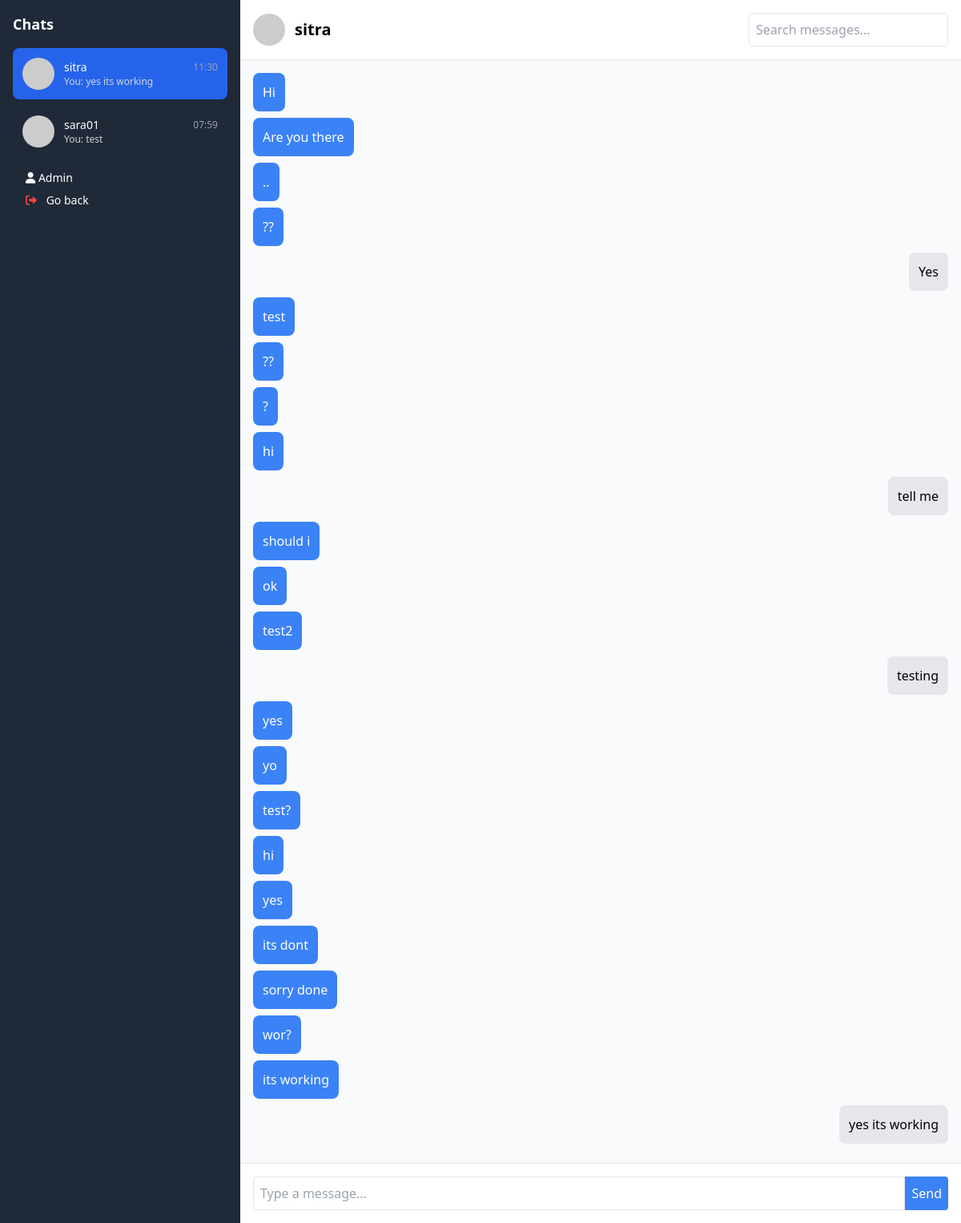
/chat/sitra/ (signed in), run on the app's committed database.
### marital/models.py (models this page shows, shortened)
class Message(models.Model):
    sender = models.ForeignKey(User, related_name='sent_messages', on_delete=models.CASCADE)
    receiver = models.ForeignKey(User, related_name='received_messages', on_delete=models.CASCADE)
    content = models.TextField()
    timestamp = models.DateTimeField(default=timezone.now)
    is_read = models.BooleanField(default=False)

### marital/views.py (the view)
# urls.py: path('chat/<str:room_name>/', views.chat_room, name='chat'),
def chat_room(request, room_name):
    other_user = get_object_or_404(User, username=room_name)
    match = Match.objects.filter(
        (Q(user1=request.user, user2=other_user) | Q(user2=request.user, user1=other_user)),
        status='matched'
    ).first()
    if not match:
        messages.error(request, "You can only message users you've matched with.")
        return redirect('marital:matches')
    if request.user == match.user1:
        other_user = match.user2
    else:
        other_user = match.user1
    search_query = request.GET.get('search', '')
    matched_users = User.objects.filter(
        Q(user1_matches__user2=request.user, user1_matches__status='matched') |
        Q(user2_matches__user1=request.user, user2_matches__status='matched')
    ).distinct().exclude(id=request.user.id)
    chats = Message.objects.filter(
        (Q(sender=request.user, receiver=other_user) | Q(receiver=request.user, sender=other_user))
    )
    if search_query:
        chats = chats.filter(Q(content__icontains=search_query))
    chats = chats.order_by('timestamp')
    user_last_messages = []
    for user in matched_users:
        last_message = Message.objects.filter(
            (Q(sender=request.user, receiver=user) | Q(receiver=request.user, sender=user))
        ).order_by('-timestamp').first()
        user_last_messages.append({
            'user': user,
            'last_message': last_message
        })
    user_last_messages.sort(
        key=lambda x: x['last_message'].timestamp if x['last_message'] else timezone.now(),
        reverse=True
    )
    context = {
        'room_name': room_name,
        'chats': chats,
        'match': match,
        'user_last_messages': user_last_messages,
        'search_query': search_query,
        'slug': room_name  # For WebSocket script
    }
    return render(request, 'marital/message.html', context)

### templates/marital/message.html (shortened to what this page needs)
<!DOCTYPE html>
<html lang="en">
<head>
    <script src="https://cdn.tailwindcss.com"></script>
    <link rel="stylesheet" href="https://cdnjs.cloudflare.com/ajax/libs/font-awesome/6.0.0-beta3/css/all.min.css">
</head>
<body class="h-screen flex flex-col bg-gray-100">
    <div class="flex flex-1 overflow-hidden">
        <div class="w-1/4 bg-gray-800 text-white p-4 overflow-y-auto">
            <h5 class="mb-4 text-lg font-semibold">Chats</h5>
            <div class="space-y-2">
                {% for item in user_last_messages %}
                <a href="{% url 'marital:chat' room_name=item.user.username %}"
                    class="block p-3 rounded-lg hover:bg-gray-700 {% if item.user.username == room_name %} bg-blue-600 {% endif %}"
                    data-id="{{ item.user.username }}">
                    <div class="flex items-center">
                        <img src="https://ui-avatars.com/api/?name={{ item.user.username|urlencode }}&size=64&background=random"
                            alt="{{ item.user.username }}'s Profile" class="w-10 h-10 rounded-full mr-3 object-cover">
                        <div class="flex-1">
                            <div class="flex justify-between items-center">
                                <strong class="text-sm font-medium">{{ item.user.username }}</strong>
                                {% if item.last_message %}
                                <span class="text-xs text-gray-400">{{ item.last_message.timestamp|date:"H:i" }}</span>
                                {% endif %}
                            </div>
                            <div>
                                {% if item.last_message %}
                                <p class="text-xs text-gray-300 truncate">
                                    {% if item.last_message.sender == request.user %}You: {% endif %}
                                    {{ item.last_message.content|truncatewords:5 }}
                                </p>
                                {% else %}
                                <p class="text-xs text-gray-400">No messages yet</p>
                                {% endif %}
                            </div>
                        </div>
                    </div>
                </a>
                {% endfor %}
            </div>
            <div class="mt-auto p-4 bg-gray-800">
                <h5 class="text-sm"><i class="fas fa-user"></i> {{ request.user.username|title }}</h5>
                <h5 class="text-sm mt-2 cursor-pointer">
                    <i class="fas fa-sign-out-alt text-red-500"></i>
                    <a href="{% url 'marital:home' %}" class="text-white ml-2">Go back</a>
                </h5>
            </div>
        </div>
        <div class="w-3/4 flex flex-col">
            <div class="bg-white p-4 flex items-center border-b">
                <img src="https://ui-avatars.com/api/?name={{ room_name|urlencode }}&size=64&background=random"
                    class="w-10 h-10 rounded-full mr-3">
                <h4 class="text-xl font-semibold">{{ room_name }}</h4>
                <form method="GET" action="" class="ml-auto">
                    <input type="text" name="search" class="border p-2 rounded" placeholder="Search messages..."
                        value="{{ search_query }}">
                </form>
            </div>
            <div id="chatbox" class="flex-1 p-4 overflow-y-auto bg-gray-50 flex flex-col">
                {% if chats %}
                {% for message in chats %}
                <div
                    class="chat-message {% if message.sender == request.user %} self-end bg-gray-200 {% else %} self-start bg-blue-500 text-white {% endif %} p-3 rounded-lg max-w-xs mb-2">
                    <span>{{ message.content }}</span>
                </div>
                {% endfor %}
                {% else %}
                <p class="text-center text-gray-500">No messages yet.</p>
                {% endif %}
            </div>
            <div class="p-4 bg-white border-t">
                <div class="flex">
                    <input type="text" id="my_input" class="flex-1 border p-2 rounded-l" placeholder="Type a message..."
                        required>
                    <button id="submit_button" class="bg-blue-500 text-white p-2 rounded-r hover:bg-blue-600">
                        Send
                    </button>
                </div>
            </div>
        </div>
    </div>
</body>
</html>

### data on the page
Message: content "Hi"
Message: content "Are you there"
Message: content ".."
Message: content "??"
Message: content "Yes"
Message: content "test"
Message: content "??"
Message: content "?"
Message: content "hi"
Message: content "tell me"
Message: content "should i"
Message: content "ok"
Message: content "test2"
Message: content "testing"
Message: content "yes"
Message: content "yo"
Message: content "test?"
Message: content "hi"
Message: content "yes"
Message: content "its dont"
Message: content "sorry done"
Message: content "wor?"
Message: content "its working"
Message: content "yes its working"

### other printed values
{{ item.user.username }} "sitra"
{{ item.last_message.timestamp|date:"H:i" }} "11:30"
{{ item.last_message.content|truncatewords:5 }} "yes its working"
{{ item.user.username }} "sara01"
{{ item.last_message.timestamp|date:"H:i" }} "07:59"
{{ item.last_message.content|truncatewords:5 }} "test"
{{ request.user.username|title }} "Admin"
{{ room_name }} "sitra"
